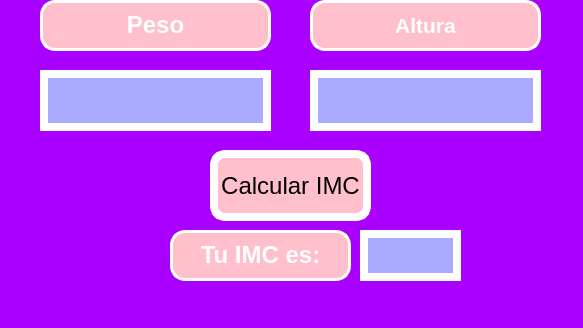
<?xml version="1.0" encoding="UTF-8"?>
<ui version="4.0">
 <class>MainWindow</class>
 <widget class="QMainWindow" name="MainWindow">
  <property name="geometry">
   <rect>
    <x>0</x>
    <y>0</y>
    <width>583</width>
    <height>328</height>
   </rect>
  </property>
  <property name="windowTitle">
   <string>MainWindow</string>
  </property>
  <property name="styleSheet">
   <string notr="true">background-color: rgb(170, 0, 255);</string>
  </property>
  <widget class="QWidget" name="centralwidget">
   <widget class="QLabel" name="xd">
    <property name="geometry">
     <rect>
      <x>40</x>
      <y>0</y>
      <width>231</width>
      <height>51</height>
     </rect>
    </property>
    <property name="styleSheet">
     <string notr="true">background-color: rgb(255, 192, 203);

    border: 2.5px solid white;
    color: black;
border-radius: 15px;</string>
    </property>
    <property name="text">
     <string>&lt;html&gt;&lt;head/&gt;&lt;body&gt;&lt;p&gt;&lt;span style=&quot; font-size:18pt; font-weight:600; color:#ffffff;&quot;&gt;Peso&lt;/span&gt;&lt;/p&gt;&lt;/body&gt;&lt;/html&gt;</string>
    </property>
    <property name="alignment">
     <set>Qt::AlignCenter</set>
    </property>
   </widget>
   <widget class="QLabel" name="xd2">
    <property name="geometry">
     <rect>
      <x>310</x>
      <y>0</y>
      <width>231</width>
      <height>51</height>
     </rect>
    </property>
    <property name="whatsThis">
     <string>&lt;html&gt;&lt;head/&gt;&lt;body&gt;&lt;p align=&quot;justify&quot;&gt;&lt;span style=&quot; font-size:16pt; font-weight:600; text-decoration: underline; color:#ffffff;&quot;&gt;Altura:&lt;/span&gt;&lt;/p&gt;&lt;/body&gt;&lt;/html&gt;</string>
    </property>
    <property name="styleSheet">
     <string notr="true">background-color: rgb(255, 192, 203);


    border: 2.5px solid white;
    color: black;
border-radius: 15px;</string>
    </property>
    <property name="text">
     <string>&lt;html&gt;&lt;head/&gt;&lt;body&gt;&lt;p&gt;&lt;span style=&quot; font-size:16pt; font-weight:600; color:#ffffff;&quot;&gt;Altura&lt;/span&gt;&lt;/p&gt;&lt;/body&gt;&lt;/html&gt;</string>
    </property>
    <property name="alignment">
     <set>Qt::AlignCenter</set>
    </property>
   </widget>
   <widget class="QPushButton" name="btn_IMC">
    <property name="geometry">
     <rect>
      <x>210</x>
      <y>150</y>
      <width>161</width>
      <height>71</height>
     </rect>
    </property>
    <property name="font">
     <font>
      <pointsize>18</pointsize>
     </font>
    </property>
    <property name="styleSheet">
     <string notr="true">QPushButton {
    background-color: pink;
    color: Black;
    border: 8px solid white;
  
border-radius: 15px;

}
</string>
    </property>
    <property name="text">
     <string>Calcular IMC</string>
    </property>
   </widget>
   <widget class="QLineEdit" name="txt_peso">
    <property name="geometry">
     <rect>
      <x>40</x>
      <y>70</y>
      <width>231</width>
      <height>61</height>
     </rect>
    </property>
    <property name="font">
     <font>
      <pointsize>18</pointsize>
     </font>
    </property>
    <property name="styleSheet">
     <string notr="true">
    border: 8px solid white;

background-color: rgb(170, 170, 255);</string>
    </property>
    <property name="text">
     <string/>
    </property>
    <property name="alignment">
     <set>Qt::AlignCenter</set>
    </property>
   </widget>
   <widget class="QLineEdit" name="txt_altura">
    <property name="geometry">
     <rect>
      <x>310</x>
      <y>70</y>
      <width>231</width>
      <height>61</height>
     </rect>
    </property>
    <property name="font">
     <font>
      <pointsize>18</pointsize>
     </font>
    </property>
    <property name="styleSheet">
     <string notr="true">background-color: rgb(170, 170, 255);
    border: 8px solid white;

</string>
    </property>
    <property name="alignment">
     <set>Qt::AlignCenter</set>
    </property>
   </widget>
   <widget class="QLabel" name="xd_2">
    <property name="geometry">
     <rect>
      <x>170</x>
      <y>230</y>
      <width>181</width>
      <height>51</height>
     </rect>
    </property>
    <property name="styleSheet">
     <string notr="true">background-color: rgb(255, 192, 203);

    border: 2.5px solid white;
    color: black;
border-radius: 15px;</string>
    </property>
    <property name="text">
     <string>&lt;html&gt;&lt;head/&gt;&lt;body&gt;&lt;p&gt;&lt;span style=&quot; font-size:18pt; font-weight:600; color:#ffffff;&quot;&gt;Tu IMC es:&lt;/span&gt;&lt;/p&gt;&lt;/body&gt;&lt;/html&gt;</string>
    </property>
    <property name="alignment">
     <set>Qt::AlignCenter</set>
    </property>
   </widget>
   <widget class="QLineEdit" name="txt_result">
    <property name="geometry">
     <rect>
      <x>360</x>
      <y>230</y>
      <width>101</width>
      <height>51</height>
     </rect>
    </property>
    <property name="font">
     <font>
      <pointsize>18</pointsize>
     </font>
    </property>
    <property name="styleSheet">
     <string notr="true">
    border: 8px solid white;

background-color: rgb(170, 170, 255);</string>
    </property>
    <property name="text">
     <string/>
    </property>
    <property name="alignment">
     <set>Qt::AlignCenter</set>
    </property>
   </widget>
  </widget>
  <widget class="QMenuBar" name="menubar">
   <property name="geometry">
    <rect>
     <x>0</x>
     <y>0</y>
     <width>583</width>
     <height>21</height>
    </rect>
   </property>
  </widget>
  <widget class="QStatusBar" name="statusbar"/>
 </widget>
 <resources/>
 <connections/>
</ui>
